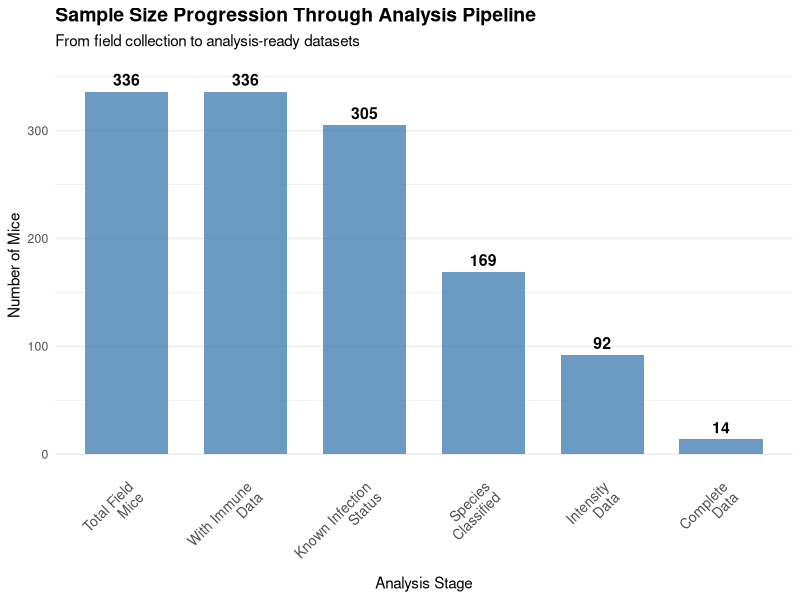
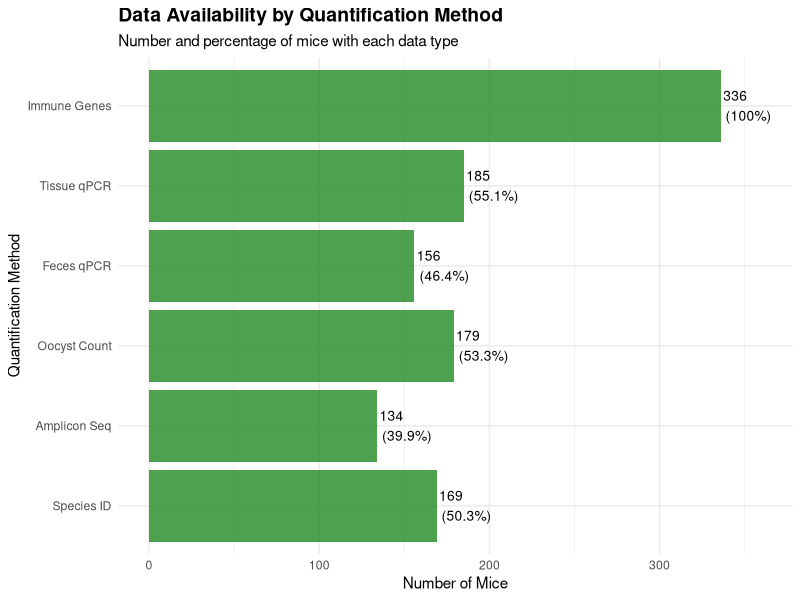
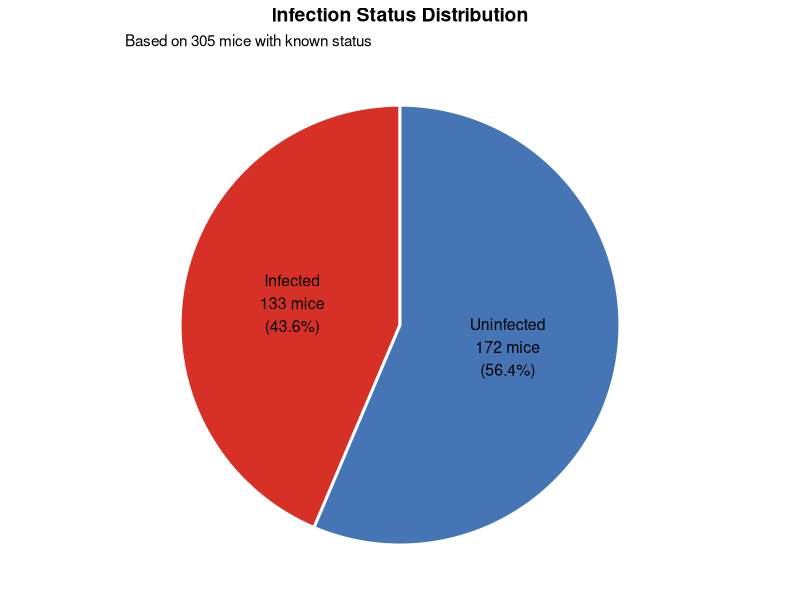
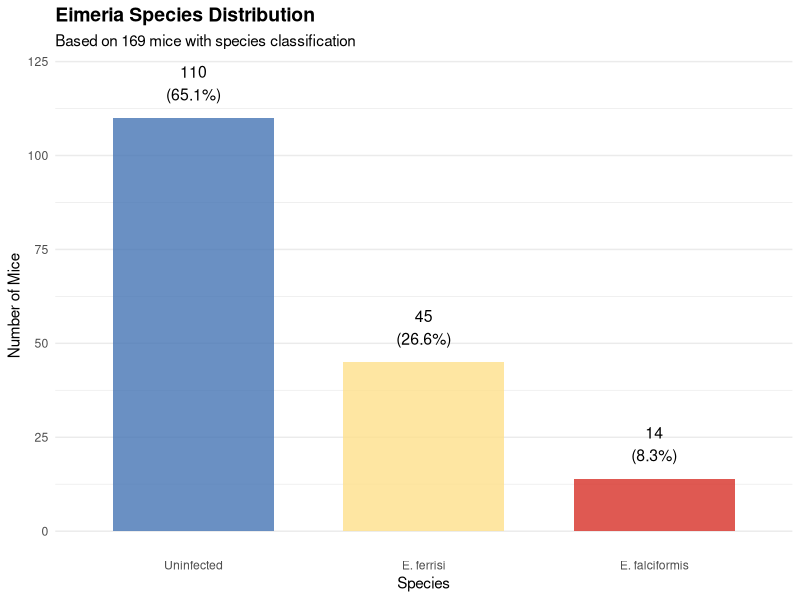

The R script that drew these images, in order: (Note: this script raises an error after producing the figures.)
# =============================================================================
# COMPLETE WORKING FIELD DATA VISUALIZATIONS
# =============================================================================
# All your data is perfect! Let's create the full visualization suite.

library(ggplot2)
library(dplyr)
library(patchwork)

# =============================================================================
# 1. DETAILED SAMPLE FLOWCHART
# =============================================================================

create_detailed_flowchart <- function(field) {
    flowchart_data <- data.frame(
        step = factor(c("Total Field\nMice", "With Immune\nData", "Known Infection\nStatus", 
                        "Species\nClassified", "Intensity\nData", "Complete\nData"),
                      levels = c("Total Field\nMice", "With Immune\nData", "Known Infection\nStatus", 
                                 "Species\nClassified", "Intensity\nData", "Complete\nData")),
        n = c(336, 336, 305, 169, 92, 14)  # Your exact numbers
    )
    
    p <- ggplot(flowchart_data, aes(x = step, y = n)) +
        geom_col(fill = "steelblue", alpha = 0.8, width = 0.7) +
        geom_text(aes(label = n), vjust = -0.5, size = 4, fontface = "bold") +
        labs(title = "Sample Size Progression Through Analysis Pipeline",
             subtitle = "From field collection to analysis-ready datasets",
             x = "Analysis Stage", y = "Number of Mice") +
        theme_minimal() +
        theme(
            axis.text.x = element_text(angle = 45, hjust = 1, size = 10),
            plot.title = element_text(size = 14, face = "bold"),
            panel.grid.major.x = element_blank()
        ) +
        ylim(0, 350)
    
    return(p)
}

# =============================================================================
# 2. METHOD AVAILABILITY BAR CHART
# =============================================================================

create_method_availability <- function(field) {
    method_data <- data.frame(
        Method = c("Immune Genes", "Tissue qPCR", "Feces qPCR", "Oocyst Count", "Amplicon Seq", "Species ID"),
        Count = c(336, 185, 156, 179, 134, 169),  # Your exact numbers
        Percentage = round(c(336, 185, 156, 179, 134, 169) / 336 * 100, 1)
    ) %>%
        mutate(Method = factor(Method, levels = rev(Method)))  # Reverse for nice display
    
    p <- ggplot(method_data, aes(x = Method, y = Count)) +
        geom_col(fill = "forestgreen", alpha = 0.8) +
        geom_text(aes(label = paste0(Count, "\n(", Percentage, "%)")), 
                  hjust = -0.1, size = 3.5) +
        coord_flip() +
        labs(title = "Data Availability by Quantification Method",
             subtitle = "Number and percentage of mice with each data type",
             x = "Quantification Method", y = "Number of Mice") +
        theme_minimal() +
        theme(plot.title = element_text(size = 14, face = "bold")) +
        ylim(0, 360)
    
    return(p)
}

# =============================================================================
# 3. INFECTION STATUS PIE CHART
# =============================================================================

create_infection_pie <- function(field) {
    status_data <- data.frame(
        status = c("Infected", "Uninfected"),
        n = c(133, 172),  # Your exact numbers
        percentage = c(43.6, 56.4)
    ) %>%
        mutate(label = paste0(status, "\n", n, " mice\n(", percentage, "%)"))
    
    p <- ggplot(status_data, aes(x = "", y = n, fill = status)) +
        geom_col(color = "white", size = 1) +
        coord_polar(theta = "y") +
        geom_text(aes(label = label), position = position_stack(vjust = 0.5), size = 4) +
        labs(title = "Infection Status Distribution",
             subtitle = "Based on 305 mice with known status") +
        scale_fill_manual(values = c("Infected" = "#d73027", "Uninfected" = "#4575b4")) +
        theme_void() +
        theme(
            legend.position = "none",
            plot.title = element_text(hjust = 0.5, size = 14, face = "bold")
        )
    
    return(p)
}

# =============================================================================
# 4. SPECIES DISTRIBUTION
# =============================================================================

create_species_bar <- function(field) {
    species_data <- data.frame(
        species = c("Uninfected", "E. ferrisi", "E. falciformis"),
        n = c(110, 45, 14),  # Your exact numbers
        percentage = round(c(110, 45, 14) / 169 * 100, 1)
    ) %>%
        mutate(species = factor(species, levels = species))
    
    p <- ggplot(species_data, aes(x = species, y = n, fill = species)) +
        geom_col(alpha = 0.8, width = 0.7) +
        geom_text(aes(label = paste0(n, "\n(", percentage, "%)")), 
                  vjust = -0.5, size = 4) +
        labs(title = "Eimeria Species Distribution",
             subtitle = "Based on 169 mice with species classification",
             x = "Species", y = "Number of Mice") +
        scale_fill_manual(values = c("Uninfected" = "#4575b4", "E. ferrisi" = "#fee08b", 
                                     "E. falciformis" = "#d73027")) +
        theme_minimal() +
        theme(
            legend.position = "none",
            plot.title = element_text(size = 14, face = "bold"),
            panel.grid.major.x = element_blank()
        ) +
        ylim(0, 120)
    
    return(p)
}

# =============================================================================
# 5. INFECTION INTENSITY BY SPECIES
# =============================================================================

create_intensity_boxplot <- function(field) {
    # Filter for mice with both species ID and qPCR data
    intensity_data <- field %>%
        filter(has_tissue_qPCR & species_clean %in% c("E. ferrisi", "E. falciformis", "Uninfected")) %>%
        filter(!is.na(delta_ct_cewe_MminusE))
    
    p <- ggplot(intensity_data, aes(x = species_clean, y = delta_ct_cewe_MminusE, fill = species_clean)) +
        geom_boxplot(alpha = 0.7, outlier.alpha = 0.5) +
        geom_jitter(width = 0.2, alpha = 0.4, size = 1.5) +
        labs(title = "Infection Intensity by Species (ΔCt)",
             subtitle = "Lower ΔCt = Higher infection intensity",
             x = "Species", y = "ΔCt (Mouse - Eimeria)") +
        scale_fill_manual(values = c("Uninfected" = "#4575b4", "E. ferrisi" = "#fee08b", 
                                     "E. falciformis" = "#d73027")) +
        theme_minimal() +
        theme(
            legend.position = "none",
            plot.title = element_text(size = 12, face = "bold"),
            axis.text.x = element_text(angle = 45, hjust = 1)
        )
    
    return(p)
}

# =============================================================================
# 6. METHOD COMBINATIONS
# =============================================================================

create_method_combos <- function(field) {
    # Your top method combinations
    combo_data <- data.frame(
        combo = c("TFI", "OASI", "TFOSI", "TI", "OI", "TOSI", "TFOASI", "FI"),
        count = c(115, 113, 22, 21, 17, 13, 10, 9),
        description = c("Tissue + Feces qPCR\n+ Immune", 
                        "Oocyst + Amplicon + Species\n+ Immune",
                        "All methods\nexcept Amplicon",
                        "Tissue qPCR\n+ Immune only",
                        "Oocyst\n+ Immune only",
                        "Tissue + Oocyst + Species\n+ Immune",
                        "All methods\ncomplete",
                        "Feces qPCR\n+ Immune only")
    ) %>%
        mutate(
            percentage = round(count / 336 * 100, 1),
            description = factor(description, levels = rev(description))
        )
    
    p <- ggplot(combo_data, aes(x = description, y = count)) +
        geom_col(fill = "darkorange", alpha = 0.8) +
        geom_text(aes(label = paste0(count, "\n(", percentage, "%)")), 
                  hjust = -0.1, size = 3) +
        coord_flip() +
        labs(title = "Top Method Combinations",
             subtitle = "T=Tissue qPCR, F=Feces qPCR, O=Oocyst, A=Amplicon, S=Species, I=Immune",
             x = "Method Combination", y = "Number of Mice") +
        theme_minimal() +
        theme(plot.title = element_text(size = 12, face = "bold"))
    
    return(p)
}

# =============================================================================
# 7. CREATE ALL PLOTS
# =============================================================================

# Create individual plots
p1_detailed <- create_detailed_flowchart(field)
p2_methods <- create_method_availability(field)
p3_infection <- create_infection_pie(field)
p4_species <- create_species_bar(field)
p5_intensity <- create_intensity_boxplot(field)
p6_combos <- create_method_combos(field)

# Create a comprehensive overview
overview_layout <- "
AABBCC
DDEEFF
"

field_overview <- p1_detailed + p2_methods + p3_infection + 
    p4_species + p5_intensity + p6_combos +
    plot_layout(design = overview_layout) +
    plot_annotation(
        title = "Field Data Analysis Overview: Wild Mouse Eimeria Infections",
        subtitle = "336 mice with immune gene expression data from Brandenburg, Germany (2016-2019)\nOverall infection rate: 43.6% based on multiple detection methods",
        caption = "Data integrated from qPCR, amplicon sequencing, and oocyst counting",
        theme = theme(plot.title = element_text(size = 16, face = "bold"))
    )

# =============================================================================
# 8. DISPLAY AND SAVE
# =============================================================================

cat("=== PLOTS CREATED SUCCESSFULLY ===\n")
cat("Available plots:\n")
cat("- p1_detailed: Sample size flowchart\n")
cat("- p2_methods: Method availability\n")
cat("- p3_infection: Infection status pie chart\n") 
cat("- p4_species: Species distribution\n")
cat("- p5_intensity: Infection intensity by species\n")
cat("- p6_combos: Method combinations\n")
cat("- field_overview: Complete overview (all plots combined)\n\n")

cat("To view plots:\n")
cat("field_overview  # Complete overview\n")
cat("p1_detailed     # Individual plots\n\n")

cat("To save plots:\n")
cat("ggsave('field_overview_complete.png', field_overview, width = 18, height = 12, dpi = 300)\n")
cat("ggsave('sample_flowchart.png', p1_detailed, width = 12, height = 8, dpi = 300)\n")
cat("ggsave('infection_status.png', p3_infection, width = 8, height = 8, dpi = 300)\n")

# Summary statistics for your thesis
cat("\n=== SUMMARY FOR THESIS ===\n")
cat("Field validation dataset: 336 mice with immune gene expression\n")
cat("Infection rate: 43.6% (133/305 mice with known status)\n")
cat("Species breakdown: E. ferrisi (45), E. falciformis (14), Uninfected (110)\n")
cat("Quantification methods: Tissue qPCR (185), Amplicon (134), Oocyst (179)\n")
cat("Analysis-ready subsets: Intensity data (92), Complete data (14)\n")

